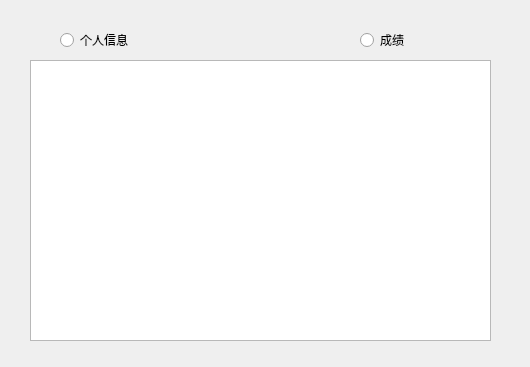
<?xml version="1.0" encoding="UTF-8"?>
<ui version="4.0">
 <class>Student</class>
 <widget class="QMainWindow" name="Student">
  <property name="geometry">
   <rect>
    <x>0</x>
    <y>0</y>
    <width>530</width>
    <height>367</height>
   </rect>
  </property>
  <property name="windowTitle">
   <string>MainWindow</string>
  </property>
  <widget class="QWidget" name="centralwidget">
   <widget class="QTableView" name="tableView">
    <property name="geometry">
     <rect>
      <x>30</x>
      <y>60</y>
      <width>461</width>
      <height>281</height>
     </rect>
    </property>
   </widget>
   <widget class="QRadioButton" name="radioButton_info">
    <property name="geometry">
     <rect>
      <x>60</x>
      <y>30</y>
      <width>99</width>
      <height>20</height>
     </rect>
    </property>
    <property name="text">
     <string>个人信息</string>
    </property>
   </widget>
   <widget class="QRadioButton" name="radioButton_score">
    <property name="geometry">
     <rect>
      <x>360</x>
      <y>30</y>
      <width>99</width>
      <height>20</height>
     </rect>
    </property>
    <property name="text">
     <string>成绩</string>
    </property>
   </widget>
  </widget>
 </widget>
 <resources/>
 <connections/>
</ui>
